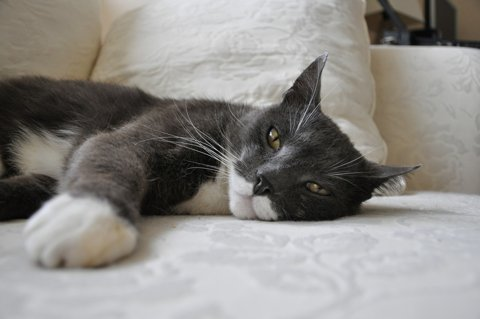
#> input picture tests/fixtures/vision/Cat-on-couch.jpg, 480 x 319 px
$ python -i framing.py   (imports and definitions only)
#> lines starting #> are read from the running program, lines starting #| are printed output that depends on the picture
#> further down, picture is the input picture: PIL image 480x319 RGB; mean R, G, B 142.1, 139.4, 135.6
"""Aspect framing for photo memes: subject-aware fill and blur-fill.

``contain`` letterboxes, ``cover`` is a centered crop, ``fill`` is a crop that
keeps a focus box (faces or an estimated subject) in frame, and ``blur``
places the whole photo over a blurred, darkened copy of itself. ``auto``
crops only when the face detector ran: on detected faces, or (when it found
none) on a measured subject box while keeping 75% of the photo, and only when
the crop keeps all of it with a margin. Without a detector it never crops, since
it cannot see where faces are. Otherwise it blur-fills and says why. Geometry
here is stdlib-only; Pillow is imported lazily.
"""

from __future__ import annotations

import math

from . import MemeError

FITS = ("cover", "contain", "fill", "blur")
REQUESTS = FITS + ("auto",)
# Faces smaller than this share of the largest face (or of the image height)
# are background crowd: still protected from text, but they never steer a crop.
PROMINENT_SHARE = .25
PROMINENT_MIN_HEIGHT = .05
# When the detector found no face, a subject crop must keep this share of the
# photo, so a face the detector missed is unlikely to be cut.
MIN_SCENERY_AREA = .75
# A crop keeps the focus plus this margin (share of the photo) on every side.
MARGIN = .03
BLUR_SUFFIX = ", so auto kept the whole photo over a blurred copy instead of cropping."
BLUR_NO_EVIDENCE = "No detected face or measured subject to frame on" + BLUR_SUFFIX
BLUR_NO_DETECTOR = ("No local face detector, so auto did not crop (it cannot see where faces are) and kept "
                    "the whole photo over a blurred copy. Run 'zing layout fetch-model' (with "
                    "myzing[layout]) for face-aware crops.")


def _box(values) -> list[float]:
    x, y, w, h = (float(v) for v in values)
    x, y = min(max(x, 0.), 1.), min(max(y, 0.), 1.)
    return [x, y, max(1e-6, min(w, 1 - x)), max(1e-6, min(h, 1 - y))]


# [57 lines left out: functions union, head_box, prominent_faces, focus_box, with_margin, crop_window, not called in this run]


def fits_window(focus: list[float], source: tuple[float, float], viewport: tuple[float, float]) -> bool:
    cw, ch = crop_window(source, viewport)
    return focus[2] <= cw + 1e-9 and focus[3] <= ch + 1e-9


# [70 lines left out: functions resolve, offset, fill_origin, not called in this run]


def saliency_box(image) -> list[float] | None:
    """Estimate a subject box from color distinctness, with a mild center prior.

    Frequency-tuned saliency (distance from the mean color after a small blur)
    on a 64-pixel thumbnail. Returns None when the photo has no distinct
    region (flat or uniformly busy). This is an estimate, not recognition.
    """
    from PIL import ImageFilter, ImageStat

    small = image.convert("RGB")
    small.thumbnail((64, 64))
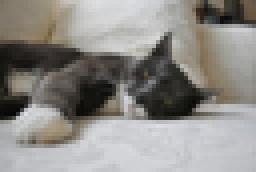
#> small: PIL image 64x43 RGB (shown 4 times larger); mean R, G, B 142, 139.3, 135.5
    width, height = small.size
#> width = 64; height = 43
    if width < 4 or height < 4:
        return None
    mean = ImageStat.Stat(small.convert("YCbCr")).mean
#> mean = [139.3, 125.3, 129.3]
    blurred = small.filter(ImageFilter.GaussianBlur(1.2)).convert("YCbCr")
#> blurred: PIL image 64x43 YCbCr; mean of channels 0, 1, 2 139.3, 125.2, 129.3
    # Pillow 12 renamed getdata (deprecated, removed in Pillow 14).
    pixels = list(getattr(blurred, "get_flattened_data", blurred.getdata)())
#> pixels = 2752 items, first 6: (116, 119, 132), (118, 119, 133), (121, 119, 133), (124, 119, 133), (127, 119, 133), (129, 119, 133)
    weights = []
    for i, (y, cb, cr) in enumerate(pixels):
        px, py = (i % width + .5) / width - .5, (i // width + .5) / height - .5
        distance = ((y - mean[0]) ** 2 + 2 * ((cb - mean[1]) ** 2 + (cr - mean[2]) ** 2)) ** .5
        # Bright, nearly neutral areas are usually sky, haze, or blank walls.
        neutral = y > 190 and abs(cb - 128) + abs(cr - 128) < 18
        weights.append(distance * (1 - .8 * (px * px + py * py)) * (.4 if neutral else 1))
#> this loop made 2752 passes
#> (y, cb, cr, px, distance, neutral) on passes 1 to 3: (116, 119, 132, -0.492, 25.18, False), (118, 119, 133, -0.477, 23.62, False), (121, 119, 133, -0.461, 20.96, False)
#> after the loop, weights = 2752 values, max 118.4 at index 1495, min 1.34 at index 1502, mean 34.71
    ordered = sorted(weights)
#> ordered = 2752 values from 1.34 to 118.4
    low, high = ordered[len(ordered) // 2], ordered[-max(1, len(ordered) // 50)]
#> low = 24.11; high = 102.6
    if high < 12 or high - low < 8:
        return None
    # Keep the most distinct quarter of the image and take robust extents.
    threshold = ordered[(len(ordered) * 3) // 4]
#> threshold = 45.24
    columns, rows = [0.] * width, [0.] * height
#> columns = 64 values from 0 to 0; rows = 43 values from 0 to 0
    for i, value in enumerate(weights):
        if value > threshold:
            columns[i % width] += value - threshold
            rows[i // width] += value - threshold
#> this loop made 2752 passes
#> value on passes 1 to 3: 15.5, 14.82, 13.4
#> after the loop, columns = 64 values, max 747 at index 0, min 0 at index 62, mean 312.8; rows = 43 values, max 1616.8 at index 25, min 0 at index 6, mean 465.6

    def extent(mass: list[float]) -> tuple[float, float]:
        total = sum(mass)
#> total = 20020
        running, start, end = 0., 0, len(mass) - 1
#> running = 0; start = 0; end = 63
        for index, value in enumerate(mass):
            running += value
            if running >= total * .1:
                start = index
                break
#> this loop made 4 passes
#> (value, running, start) on pass 4: (457.9, 2421.6, 3)
#> (value, running) on passes 1 to 3: (747, 747), (676.4, 1423.4), (540.2, 1963.7)
#> after the loop, running = 2421.6
        running = 0.
        for index in range(len(mass) - 1, -1, -1):
            running += mass[index]
            if running >= total * .1:
                end = index
                break
#> this loop made 19 passes
#> (index, running, end) on pass 19: (45, 2482.8, 45)
#> (index, running) on passes 1 to 6: (63, 0), (62, 0), (61, 5.58), (60, 47.99), (59, 130.4), (58, 227.3)
#> after the loop, running = 2482.8
        return start / len(mass), (end + 1) / len(mass)

    if not sum(columns):
        return None
    x0, x1 = extent(columns)
#> x0 = 0.0469; x1 = 0.719
    y0, y1 = extent(rows)
#> the loop in extent (call 2), `for index, value in enumerate(mass):` made 14 passes
#> (value, running, start) on pass 14: (805.6, 2333.3, 13)
#> (value, running) on passes 1 to 6: (36.59, 36.59), (80.31, 116.9), (166.9, 283.8), (240.9, 524.6), (196.9, 721.6), (12.66, 734.2)
#> the loop in extent (call 2), `for index in range(len(mass) - 1, -1, -1):` made 16 passes
#> (index, running, end) on pass 16: (27, 2242.4, 27)
#> (index, running) on passes 1 to 6: (42, 0), (41, 0), (40, 0), (39, 0), (38, 0), (37, 0)
#> y0 = 0.302; y1 = 0.651
    return [round(v, 4) for v in _box([x0, y0, x1 - x0, y1 - y0])]


# [48 lines left out: functions blur_background, detect_faces, photo_faces, photo_focus, not called in this run]

>>> from PIL import Image
>>> picture = Image.open('../../../tests/fixtures/vision/Cat-on-couch.jpg')
>>> result = saliency_box(picture)
#> result = [0.0469, 0.302, 0.672, 0.349]

$ run again, on tests/fixtures/vision/Dog_IMG_1057.jpg
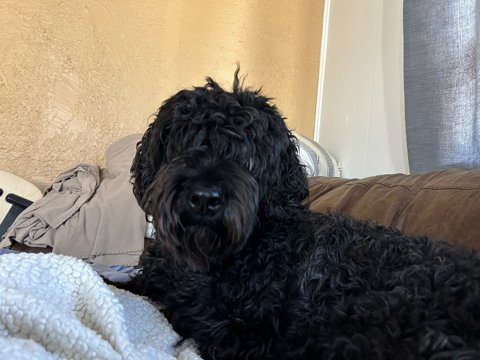
#> input picture tests/fixtures/vision/Dog_IMG_1057.jpg, 480 x 360 px
#> picture is the input picture: PIL image 480x360 RGB; mean R, G, B 126.2, 118.9, 109
#> in saliency_box, `small.thumbnail((64, 64))`:
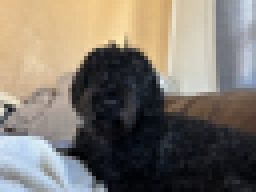
#> small: PIL image 64x48 RGB (shown 4 times larger); mean R, G, B 126.1, 118.8, 108.9
#> mean = [119.4, 121.4, 132]
#> blurred: PIL image 64x48 YCbCr; mean of channels 0, 1, 2 119.4, 121.4, 132
#> pixels = 3072 items, first 6: (196, 97, 151), (196, 97, 151), (196, 96, 150), (196, 96, 150), (195, 97, 149), (194, 97, 148)
#> the loop in saliency_box, `for i, (y, cb, cr) in enumerate(pixels):` made 3072 passes
#> (y, cb, cr, px, distance) on passes 1 to 3: (196, 97, 151, -0.492, 88.21), (196, 97, 151, -0.477, 88.21), (196, 96, 150, -0.461, 88.36)
#> after the loop in saliency_box, `for i, (y, cb, cr) in enumerate(pixels):`: weights = 3072 values, max 108.3 at index 2270, min 2.99 at index 1617, mean 62.59
#> ordered = 3072 values from 2.99 to 108.3
#> low = 68.21; high = 102.5
#> threshold = 83.21
#> the loop in saliency_box, `for i, value in enumerate(weights):` made 3072 passes
#> value on passes 1 to 3: 54.2, 55.27, 56.4
#> after the loop in saliency_box, `for i, value in enumerate(weights):`: columns = 64 values, max 530.9 at index 29, min 0 at index 0, mean 111.2; rows = 48 values, max 340.7 at index 32, min 0 at index 0, mean 148.2
#> total = 7114
#> in extent, `running, start, end = 0., 0, len(mass) - 1`: running = 0; end = 63
#> the loop in extent, `for index, value in enumerate(mass):` made 26 passes
#> (value, running, start) on pass 26: (328.1, 1021.5, 25)
#> after the loop in extent, `for index, value in enumerate(mass):`: running = 1021.5
#> the loop in extent, `for index in range(len(mass) - 1, -1, -1):` made 25 passes
#> (index, running, end) on pass 25: (39, 929.2, 39)
#> after the loop in extent, `for index in range(len(mass) - 1, -1, -1):`: running = 929.2
#> x0 = 0.391; x1 = 0.625
#> the loop in extent (call 2), `for index, value in enumerate(mass):` made 19 passes
#> (value, running, start) on pass 19: (102.4, 812.9, 18)
#> the loop in extent (call 2), `for index in range(len(mass) - 1, -1, -1):` made 5 passes
#> (index, running, end) on pass 5: (43, 840.1, 43)
#> y0 = 0.375; y1 = 0.917
#> result = [0.391, 0.375, 0.234, 0.542]

$ run again, on tests/fixtures/vision/korky-1s.jpg
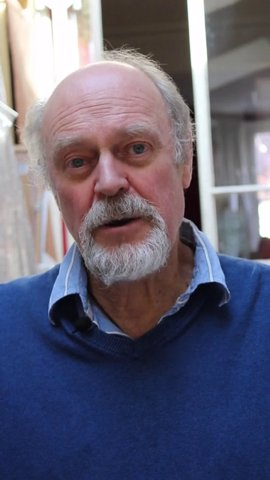
#> input picture tests/fixtures/vision/korky-1s.jpg, 270 x 480 px
#> picture is the input picture: PIL image 270x480 RGB; mean R, G, B 100.4, 98.1, 116.8
#> in saliency_box, `small.thumbnail((64, 64))`:
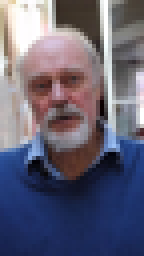
#> small: PIL image 36x64 RGB (shown 4 times larger); mean R, G, B 100.2, 97.9, 116.6
#> mean = [100.2, 136.5, 127.2]
#> blurred: PIL image 36x64 YCbCr; mean of channels 0, 1, 2 100.2, 136.5, 127.2
#> pixels = 2304 items, first 6: (219, 113, 137), (222, 113, 137), (225, 113, 137), (232, 115, 134), (237, 119, 132), (240, 123, 130)
#> the loop in saliency_box, `for i, (y, cb, cr) in enumerate(pixels):` made 2304 passes
#> (y, cb, cr, px, py, distance, neutral) on passes 1 to 3: (219, 113, 137, -0.486, -0.492, 124.1, False), (222, 113, 137, -0.458, -0.492, 127, False), (225, 113, 137, -0.431, -0.492, 129.9, False)
#> after the loop in saliency_box, `for i, (y, cb, cr) in enumerate(pixels):`: weights = 2304 values, max 91.7 at index 3, min 3.86 at index 1221, mean 46.13
#> ordered = 2304 values from 3.86 to 91.7
#> low = 48.54; high = 74.03
#> threshold = 56.42
#> the loop in saliency_box, `for i, value in enumerate(weights):` made 2304 passes
#> value on passes 1 to 3: 76.59, 81.03, 85.43
#> after the loop in saliency_box, `for i, value in enumerate(weights):`: columns = 36 values, max 422.5 at index 2, min 0 at index 31, mean 134.4; rows = 64 values, max 237.3 at index 12, min 0 at index 36, mean 75.59
#> total = 4838
#> in extent, `running, start, end = 0., 0, len(mass) - 1`: running = 0; end = 35
#> the loop in extent, `for index, value in enumerate(mass):` made 2 passes
#> (value, running, start) on pass 2: (338.9, 599.8, 1)
#> after the loop in extent, `for index, value in enumerate(mass):`: running = 599.8
#> the loop in extent, `for index in range(len(mass) - 1, -1, -1):` made 10 passes
#> (index, running, end) on pass 10: (26, 634, 26)
#> after the loop in extent, `for index in range(len(mass) - 1, -1, -1):`: running = 634
#> x0 = 0.0278; x1 = 0.75
#> the loop in extent (call 2), `for index, value in enumerate(mass):` made 6 passes
#> (value, running, start) on pass 6: (56.52, 505.1, 5)
#> the loop in extent (call 2), `for index in range(len(mass) - 1, -1, -1):` made 16 passes
#> (index, running, end) on pass 16: (48, 624.4, 48)
#> y0 = 0.0781; y1 = 0.766
#> result = [0.0278, 0.0781, 0.722, 0.688]
